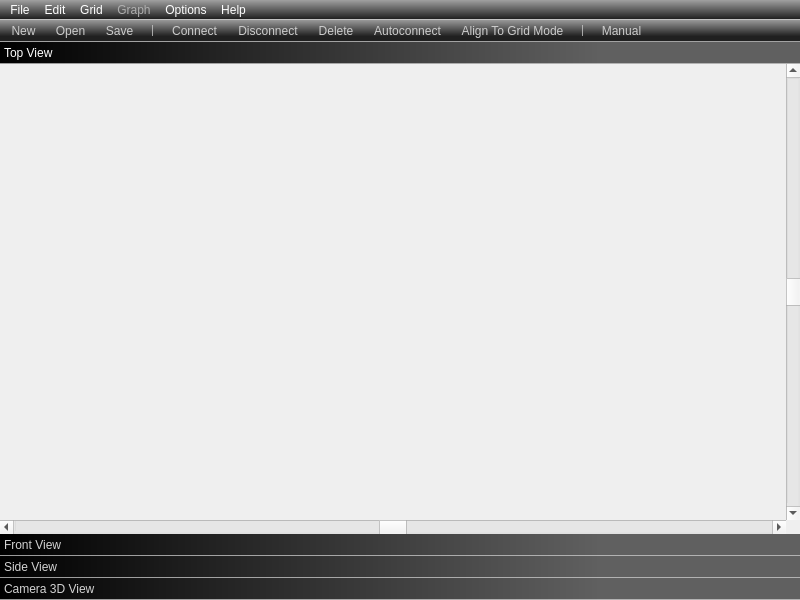
<?xml version="1.0" encoding="UTF-8"?>
<ui version="4.0">
 <class>WndMain</class>
 <widget class="QMainWindow" name="WndMain">
  <property name="geometry">
   <rect>
    <x>0</x>
    <y>0</y>
    <width>800</width>
    <height>600</height>
   </rect>
  </property>
  <property name="windowTitle">
   <string>Visual graph editor</string>
  </property>
  <property name="windowIcon">
   <iconset resource="resource.qrc">
    <normaloff>:/resource/images/window-icon.png</normaloff>:/resource/images/window-icon.png</iconset>
  </property>
  <property name="styleSheet">
   <string notr="true">QToolBar
{
border: 0px;
background-color: qlineargradient(spread:pad, x1:0, y1:0, x2:0, y2:0.75, stop:0 rgb(160, 160, 160), stop:1 rgb(32, 32, 32));
border-top: 1px solid rgb(205, 205, 205, 192);
border-bottom: 1px solid rgb(205, 205, 205, 192);
border-width: 1px;
}

QToolBar::separator
{
background: rgb(205, 205, 205, 192);
width: 1px;
margin-left: 8px;
margin-right: 8px;
margin-top: 4px;
margin-bottom: 4px;
}

QToolButton
{
border: 0px;
color: rgb(205, 205, 205);
top: 0px;
left: 0px;
margin: 0px;
border-width: 0px;
padding: 1px;
margin-left: 4px;
margin-right: 4px;
}

QToolButton:hover
{
border: 0px;
background-color: qlineargradient(spread:pad, x1:0, y1:0, x2:0, y2:0.75, stop:0 rgb(225, 225, 225), stop:1 rgb(0, 0, 0));
border-right: 1px solid rgb(205, 205, 205, 192);
border-left: 1px solid rgb(205, 205, 205, 192);
color: white;
top: 0px;
left: 0px;
margin: 0px;
border-width: 1px;
padding: 0px;
margin-left: 4px;
margin-right: 4px;
}

QToolButton:pressed
{
border: 0px;
background-color: qlineargradient(spread:pad, x1:0, y1:0, x2:0, y2:0.75, stop:0 rgb(225, 225, 225), stop:1 rgb(64, 64, 64));
border-right: 1px solid rgb(205, 205, 205, 192);
border-left: 1px solid rgb(205, 205, 205, 192);
color: white;
top: 0px;
left: 0px;
margin: 1px;
border-width: 1px;
padding: 0px;
margin-left: 5px;
margin-right: 5px;
}

QToolButton:checked
{
border: 0px;
background-color: qlineargradient(spread:pad, x1:0, y1:0, x2:0, y2:0.75, stop:0 rgb(160, 225, 128), stop:1 rgb(48, 80, 32));
border-right: 1px solid white;
border-left: 1px solid white;
top: 0px;
left: 0px;
margin: 0px;
border-width: 1px;
padding: 0px;
margin-left: 4px;
margin-right: 4px;
}

QMenuBar
{
background-color: qlineargradient(spread:pad, x1:0, y1:0, x2:0, y2:1, stop:0 rgb(160, 160, 160), stop:1 rgb(32, 32, 32));
color: white;
margin: 0;
padding: 0;
}

QMenuBar:item
{
background-color: qlineargradient(spread:pad, x1:0, y1:0, x2:0, y2:1, stop:0 rgb(160, 160, 160), stop:1 rgb(32, 32, 32));
color: white;
}

QMenuBar:item:disabled
{
background-color: qlineargradient(spread:pad, x1:0, y1:0, x2:0, y2:1, stop:0 rgb(160, 160, 160), stop:1 rgb(32, 32, 32));
color: rgb(175, 175, 175);
}

QMenuBar:item:selected:disabled
{
background-color: qlineargradient(spread:pad, x1:0, y1:0, x2:0, y2:1, stop:0 rgb(160, 160, 160), stop:1 rgb(32, 32, 32));
color: rgb(175, 175, 175);
}

QMenuBar::item:selected
{
background: lightgray;
color: black;
margin: 0;
padding: 0;
}

QToolBox::tab
{
border-width: 1px;
background-color: qlineargradient(spread:pad, x1:0, y1:0, x2:0.75, y2:0, stop:1 rgb(96, 96, 96), stop:0 rgb(0, 0, 0));
border-bottom: 1px solid rgb(205, 205, 205, 192);
color:lightgray;
height:24px;
width:160px;
}

QToolBox::tab:hover
{
color: rgb(128, 255, 128);
}

QToolBox::tab::selected
{
color:white;
}

QStatusBar
{
background-color: qlineargradient(spread:pad, x1:0, y1:0, x2:0.75, y2:0, stop:1 rgb(96, 96, 96), stop:0 rgb(0, 0, 0));
color:lightgray;
border-bottom: 1px solid rgb(205, 205, 205, 192);
}</string>
  </property>
  <property name="locale">
   <locale language="English" country="UnitedStates"/>
  </property>
  <property name="unifiedTitleAndToolBarOnMac">
   <bool>false</bool>
  </property>
  <widget class="QWidget" name="centralWidget">
   <layout class="QGridLayout" name="gridLayout">
    <property name="margin">
     <number>0</number>
    </property>
    <property name="spacing">
     <number>0</number>
    </property>
    <item row="0" column="0">
     <widget class="QToolBox" name="toolBox">
      <property name="currentIndex">
       <number>0</number>
      </property>
      <property name="tabSpacing">
       <number>0</number>
      </property>
      <widget class="QWidget" name="page_1">
       <property name="geometry">
        <rect>
         <x>0</x>
         <y>0</y>
         <width>800</width>
         <height>439</height>
        </rect>
       </property>
       <attribute name="label">
        <string>Top View</string>
       </attribute>
       <layout class="QGridLayout" name="gridLayout_2">
        <property name="margin">
         <number>0</number>
        </property>
        <property name="spacing">
         <number>0</number>
        </property>
        <item row="0" column="0">
         <layout class="QGridLayout" name="gridLayoutTop">
          <property name="spacing">
           <number>0</number>
          </property>
          <item row="0" column="3" rowspan="2">
           <widget class="QScrollBar" name="vSBTop">
            <property name="enabled">
             <bool>true</bool>
            </property>
            <property name="maximum">
             <number>65536</number>
            </property>
            <property name="singleStep">
             <number>16</number>
            </property>
            <property name="pageStep">
             <number>128</number>
            </property>
            <property name="value">
             <number>32768</number>
            </property>
            <property name="orientation">
             <enum>Qt::Vertical</enum>
            </property>
           </widget>
          </item>
          <item row="2" column="2">
           <widget class="QScrollBar" name="hSBTop">
            <property name="enabled">
             <bool>true</bool>
            </property>
            <property name="maximum">
             <number>65536</number>
            </property>
            <property name="singleStep">
             <number>16</number>
            </property>
            <property name="pageStep">
             <number>128</number>
            </property>
            <property name="value">
             <number>32768</number>
            </property>
            <property name="orientation">
             <enum>Qt::Horizontal</enum>
            </property>
           </widget>
          </item>
          <item row="0" column="2" rowspan="2">
           <widget class="GLDrawer2D" name="glDrawerTop" native="true"/>
          </item>
         </layout>
        </item>
       </layout>
      </widget>
      <widget class="QWidget" name="page_2">
       <property name="geometry">
        <rect>
         <x>0</x>
         <y>0</y>
         <width>800</width>
         <height>419</height>
        </rect>
       </property>
       <attribute name="label">
        <string>Front View</string>
       </attribute>
       <layout class="QGridLayout" name="gridLayout_3">
        <property name="margin">
         <number>0</number>
        </property>
        <property name="spacing">
         <number>0</number>
        </property>
        <item row="0" column="0">
         <layout class="QGridLayout" name="gridLayoutFront">
          <property name="spacing">
           <number>0</number>
          </property>
          <item row="0" column="3" rowspan="2">
           <widget class="QScrollBar" name="vSBFront">
            <property name="enabled">
             <bool>true</bool>
            </property>
            <property name="maximum">
             <number>65536</number>
            </property>
            <property name="singleStep">
             <number>16</number>
            </property>
            <property name="pageStep">
             <number>128</number>
            </property>
            <property name="value">
             <number>32768</number>
            </property>
            <property name="orientation">
             <enum>Qt::Vertical</enum>
            </property>
           </widget>
          </item>
          <item row="2" column="2">
           <widget class="QScrollBar" name="hSBFront">
            <property name="enabled">
             <bool>true</bool>
            </property>
            <property name="maximum">
             <number>65536</number>
            </property>
            <property name="singleStep">
             <number>16</number>
            </property>
            <property name="pageStep">
             <number>128</number>
            </property>
            <property name="value">
             <number>32768</number>
            </property>
            <property name="orientation">
             <enum>Qt::Horizontal</enum>
            </property>
           </widget>
          </item>
          <item row="0" column="2" rowspan="2">
           <widget class="GLDrawer2D" name="glDrawerFront" native="true"/>
          </item>
         </layout>
        </item>
       </layout>
      </widget>
      <widget class="QWidget" name="page_3">
       <property name="geometry">
        <rect>
         <x>0</x>
         <y>0</y>
         <width>800</width>
         <height>419</height>
        </rect>
       </property>
       <attribute name="label">
        <string>Side View</string>
       </attribute>
       <layout class="QGridLayout" name="gridLayout_4">
        <property name="margin">
         <number>0</number>
        </property>
        <property name="spacing">
         <number>0</number>
        </property>
        <item row="0" column="0">
         <layout class="QGridLayout" name="gridLayoutSide">
          <property name="spacing">
           <number>0</number>
          </property>
          <item row="0" column="3" rowspan="2">
           <widget class="QScrollBar" name="vSBSide">
            <property name="enabled">
             <bool>true</bool>
            </property>
            <property name="maximum">
             <number>65536</number>
            </property>
            <property name="singleStep">
             <number>16</number>
            </property>
            <property name="pageStep">
             <number>128</number>
            </property>
            <property name="value">
             <number>32768</number>
            </property>
            <property name="orientation">
             <enum>Qt::Vertical</enum>
            </property>
           </widget>
          </item>
          <item row="2" column="2">
           <widget class="QScrollBar" name="hSBSide">
            <property name="enabled">
             <bool>true</bool>
            </property>
            <property name="maximum">
             <number>65536</number>
            </property>
            <property name="singleStep">
             <number>16</number>
            </property>
            <property name="pageStep">
             <number>128</number>
            </property>
            <property name="value">
             <number>32768</number>
            </property>
            <property name="orientation">
             <enum>Qt::Horizontal</enum>
            </property>
           </widget>
          </item>
          <item row="0" column="2" rowspan="2">
           <widget class="GLDrawer2D" name="glDrawerSide" native="true"/>
          </item>
         </layout>
        </item>
       </layout>
      </widget>
      <widget class="QWidget" name="page_4">
       <property name="geometry">
        <rect>
         <x>0</x>
         <y>0</y>
         <width>800</width>
         <height>419</height>
        </rect>
       </property>
       <attribute name="label">
        <string>Camera 3D View</string>
       </attribute>
       <layout class="QGridLayout" name="gridLayout_5">
        <property name="margin">
         <number>0</number>
        </property>
        <property name="spacing">
         <number>0</number>
        </property>
        <item row="0" column="0">
         <widget class="GLDrawer3D" name="glDrawer3D" native="true"/>
        </item>
       </layout>
      </widget>
     </widget>
    </item>
   </layout>
  </widget>
  <widget class="QMenuBar" name="menuBar">
   <property name="geometry">
    <rect>
     <x>0</x>
     <y>0</y>
     <width>800</width>
     <height>21</height>
    </rect>
   </property>
   <property name="contextMenuPolicy">
    <enum>Qt::PreventContextMenu</enum>
   </property>
   <widget class="QMenu" name="menuFile">
    <property name="locale">
     <locale language="English" country="UnitedStates"/>
    </property>
    <property name="title">
     <string>File</string>
    </property>
    <addaction name="actionNew"/>
    <addaction name="actionOpen"/>
    <addaction name="separator"/>
    <addaction name="actionSave"/>
    <addaction name="actionSaveAs"/>
    <addaction name="separator"/>
    <addaction name="actionExit"/>
   </widget>
   <widget class="QMenu" name="menuEdit">
    <property name="locale">
     <locale language="English" country="UnitedStates"/>
    </property>
    <property name="title">
     <string>Edit</string>
    </property>
    <addaction name="actionConnect"/>
    <addaction name="actionDisconnect"/>
    <addaction name="actionDelete"/>
    <addaction name="separator"/>
    <addaction name="actionRenameVertex"/>
    <addaction name="separator"/>
    <addaction name="actionAutoconnect"/>
   </widget>
   <widget class="QMenu" name="menuGrid">
    <property name="locale">
     <locale language="English" country="UnitedStates"/>
    </property>
    <property name="title">
     <string>Grid</string>
    </property>
    <addaction name="actionAlignToGridMode"/>
    <addaction name="separator"/>
    <addaction name="actionAlignAllToGrid"/>
   </widget>
   <widget class="QMenu" name="menuGraph">
    <property name="enabled">
     <bool>false</bool>
    </property>
    <property name="locale">
     <locale language="English" country="UnitedStates"/>
    </property>
    <property name="title">
     <string>Graph</string>
    </property>
   </widget>
   <widget class="QMenu" name="menuOptions">
    <property name="locale">
     <locale language="English" country="UnitedStates"/>
    </property>
    <property name="title">
     <string>Options</string>
    </property>
    <widget class="QMenu" name="menuLanguage">
     <property name="locale">
      <locale language="English" country="UnitedStates"/>
     </property>
     <property name="title">
      <string>Language</string>
     </property>
     <property name="icon">
      <iconset resource="resource.qrc">
       <normaloff>:/resource/images/menu-languages.png</normaloff>:/resource/images/menu-languages.png</iconset>
     </property>
     <addaction name="actionEnglish"/>
    </widget>
    <addaction name="menuLanguage"/>
   </widget>
   <widget class="QMenu" name="menuHelp">
    <property name="locale">
     <locale language="English" country="UnitedStates"/>
    </property>
    <property name="title">
     <string>Help</string>
    </property>
    <addaction name="actionManual"/>
    <addaction name="separator"/>
    <addaction name="actionAbout"/>
    <addaction name="actionAboutQt"/>
   </widget>
   <addaction name="menuFile"/>
   <addaction name="menuEdit"/>
   <addaction name="menuGrid"/>
   <addaction name="menuGraph"/>
   <addaction name="menuOptions"/>
   <addaction name="menuHelp"/>
  </widget>
  <widget class="QToolBar" name="mainToolBar">
   <property name="contextMenuPolicy">
    <enum>Qt::PreventContextMenu</enum>
   </property>
   <property name="movable">
    <bool>false</bool>
   </property>
   <property name="iconSize">
    <size>
     <width>32</width>
     <height>32</height>
    </size>
   </property>
   <property name="toolButtonStyle">
    <enum>Qt::ToolButtonTextUnderIcon</enum>
   </property>
   <property name="floatable">
    <bool>false</bool>
   </property>
   <attribute name="toolBarArea">
    <enum>TopToolBarArea</enum>
   </attribute>
   <attribute name="toolBarBreak">
    <bool>false</bool>
   </attribute>
   <addaction name="actionNew"/>
   <addaction name="actionOpen"/>
   <addaction name="actionSave"/>
   <addaction name="separator"/>
   <addaction name="actionConnect"/>
   <addaction name="actionDisconnect"/>
   <addaction name="actionDelete"/>
   <addaction name="actionAutoconnect"/>
   <addaction name="actionAlignToGridMode"/>
   <addaction name="separator"/>
   <addaction name="actionManual"/>
  </widget>
  <action name="actionNew">
   <property name="icon">
    <iconset resource="resource.qrc">
     <normaloff>:/resource/images/menu-new.png</normaloff>:/resource/images/menu-new.png</iconset>
   </property>
   <property name="text">
    <string>New</string>
   </property>
   <property name="shortcut">
    <string>Ctrl+N</string>
   </property>
  </action>
  <action name="actionOpen">
   <property name="icon">
    <iconset resource="resource.qrc">
     <normaloff>:/resource/images/menu-open.png</normaloff>:/resource/images/menu-open.png</iconset>
   </property>
   <property name="text">
    <string>Open</string>
   </property>
   <property name="shortcut">
    <string>Ctrl+O</string>
   </property>
  </action>
  <action name="actionSave">
   <property name="icon">
    <iconset resource="resource.qrc">
     <normaloff>:/resource/images/menu-save.png</normaloff>:/resource/images/menu-save.png</iconset>
   </property>
   <property name="text">
    <string>Save</string>
   </property>
   <property name="shortcut">
    <string>Ctrl+S</string>
   </property>
  </action>
  <action name="actionSaveAs">
   <property name="icon">
    <iconset resource="resource.qrc">
     <normaloff>:/resource/images/menu-saveas.png</normaloff>:/resource/images/menu-saveas.png</iconset>
   </property>
   <property name="text">
    <string>Save As</string>
   </property>
  </action>
  <action name="actionExit">
   <property name="icon">
    <iconset resource="resource.qrc">
     <normaloff>:/resource/images/menu-exit.png</normaloff>:/resource/images/menu-exit.png</iconset>
   </property>
   <property name="text">
    <string>Exit</string>
   </property>
   <property name="shortcut">
    <string>Ctrl+Q</string>
   </property>
  </action>
  <action name="actionConnect">
   <property name="enabled">
    <bool>false</bool>
   </property>
   <property name="icon">
    <iconset resource="resource.qrc">
     <normaloff>:/resource/images/menu-connect.png</normaloff>:/resource/images/menu-connect.png</iconset>
   </property>
   <property name="text">
    <string>Connect</string>
   </property>
   <property name="shortcut">
    <string>Alt+C</string>
   </property>
  </action>
  <action name="actionDisconnect">
   <property name="enabled">
    <bool>false</bool>
   </property>
   <property name="icon">
    <iconset resource="resource.qrc">
     <normaloff>:/resource/images/menu-disconnect.png</normaloff>:/resource/images/menu-disconnect.png</iconset>
   </property>
   <property name="text">
    <string>Disconnect</string>
   </property>
   <property name="shortcut">
    <string>Alt+U</string>
   </property>
  </action>
  <action name="actionDelete">
   <property name="enabled">
    <bool>false</bool>
   </property>
   <property name="icon">
    <iconset resource="resource.qrc">
     <normaloff>:/resource/images/menu-delete.png</normaloff>:/resource/images/menu-delete.png</iconset>
   </property>
   <property name="text">
    <string>Delete</string>
   </property>
   <property name="shortcut">
    <string>Alt+D</string>
   </property>
  </action>
  <action name="actionAutoconnect">
   <property name="checkable">
    <bool>true</bool>
   </property>
   <property name="icon">
    <iconset resource="resource.qrc">
     <normaloff>:/resource/images/menu-autoconnect.png</normaloff>:/resource/images/menu-autoconnect.png</iconset>
   </property>
   <property name="text">
    <string>Autoconnect</string>
   </property>
   <property name="shortcut">
    <string>Alt+A</string>
   </property>
  </action>
  <action name="actionAlignToGridMode">
   <property name="checkable">
    <bool>true</bool>
   </property>
   <property name="icon">
    <iconset resource="resource.qrc">
     <normaloff>:/resource/images/menu-grid.png</normaloff>:/resource/images/menu-grid.png</iconset>
   </property>
   <property name="text">
    <string>Align To Grid Mode</string>
   </property>
  </action>
  <action name="actionAlignAllToGrid">
   <property name="icon">
    <iconset resource="resource.qrc">
     <normaloff>:/resource/images/menu-aligntogrid.png</normaloff>:/resource/images/menu-aligntogrid.png</iconset>
   </property>
   <property name="text">
    <string>Align All To Grid</string>
   </property>
   <property name="shortcut">
    <string>Alt+G</string>
   </property>
  </action>
  <action name="actionManual">
   <property name="enabled">
    <bool>false</bool>
   </property>
   <property name="icon">
    <iconset resource="resource.qrc">
     <normaloff>:/resource/images/menu-help.png</normaloff>:/resource/images/menu-help.png</iconset>
   </property>
   <property name="text">
    <string>Manual</string>
   </property>
   <property name="shortcut">
    <string>F1</string>
   </property>
  </action>
  <action name="actionAbout">
   <property name="enabled">
    <bool>false</bool>
   </property>
   <property name="icon">
    <iconset resource="resource.qrc">
     <normaloff>:/resource/images/window-icon.png</normaloff>:/resource/images/window-icon.png</iconset>
   </property>
   <property name="text">
    <string>About</string>
   </property>
  </action>
  <action name="actionAboutQt">
   <property name="icon">
    <iconset resource="resource.qrc">
     <normaloff>:/resource/images/qt-logo.png</normaloff>:/resource/images/qt-logo.png</iconset>
   </property>
   <property name="text">
    <string>About Qt</string>
   </property>
  </action>
  <action name="actionEnglish">
   <property name="checkable">
    <bool>true</bool>
   </property>
   <property name="checked">
    <bool>true</bool>
   </property>
   <property name="text">
    <string>English (English)</string>
   </property>
  </action>
  <action name="actionRenameVertex">
   <property name="enabled">
    <bool>false</bool>
   </property>
   <property name="text">
    <string>Rename Vertex</string>
   </property>
  </action>
 </widget>
 <layoutdefault spacing="6" margin="11"/>
 <customwidgets>
  <customwidget>
   <class>GLDrawer2D</class>
   <extends>QWidget</extends>
   <header>gldrawer.h</header>
   <container>1</container>
  </customwidget>
  <customwidget>
   <class>GLDrawer3D</class>
   <extends>QWidget</extends>
   <header>gldrawer3d.h</header>
   <container>1</container>
  </customwidget>
 </customwidgets>
 <resources>
  <include location="resource.qrc"/>
 </resources>
 <connections>
  <connection>
   <sender>actionExit</sender>
   <signal>triggered()</signal>
   <receiver>WndMain</receiver>
   <slot>close()</slot>
   <hints>
    <hint type="sourcelabel">
     <x>-1</x>
     <y>-1</y>
    </hint>
    <hint type="destinationlabel">
     <x>399</x>
     <y>299</y>
    </hint>
   </hints>
  </connection>
 </connections>
</ui>
